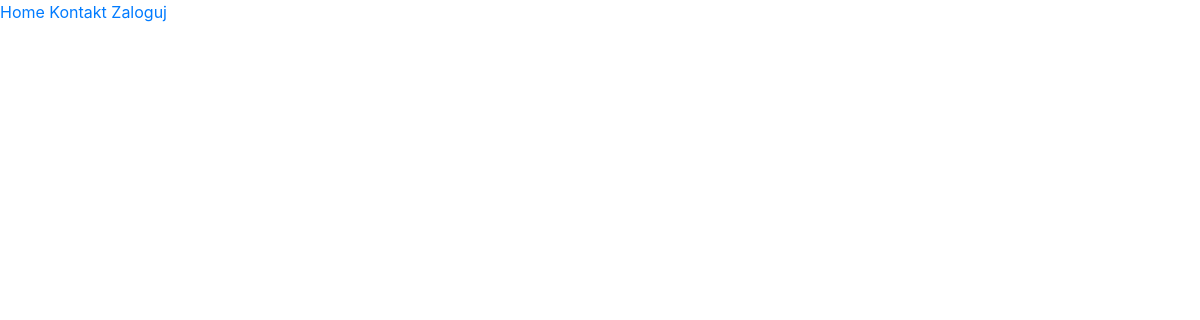
The page /manage on the database as committed earlier.
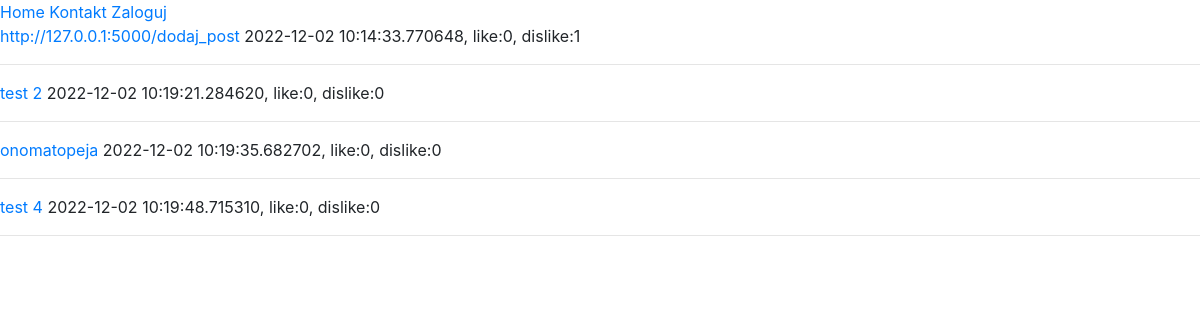
The same page on the database as committed later.
### kwiaciarnia/models.py (models this page shows, shortened)
class Posts(db.Model):
    id = db.Column(db.Integer(), primary_key=True)
    title = db.Column(db.String(length=128))
    body = db.Column(db.Text())
    added = db.Column(db.DateTime(), default=datetime.datetime.now())
    likes = db.Column(db.Integer(), default=0)
    dislikes = db.Column(db.Integer(), default=0)

### kwiaciarnia/routes.py (the view)
@app.route('/manage')
def manage():
    posts = Posts.query.all()
    return render_template('manage.html', posts=posts)

### kwiaciarnia/templates/manage.html (shortened to what this page needs)
{% extends 'base.html' %}
{% block content %}
<div>
    {% for post in posts %}
        <a href="#">{{post.title}}</a><a> {{post.added}}, like:{{post.likes}}, dislike:{{post.dislikes}}</a>
        <hr>
    {% endfor %}
</div>
{% endblock %}

### kwiaciarnia/templates/base.html (shortened to what this page needs)
<!doctype html>
<html lang="en">
  <head>
    <link rel="stylesheet" href="https://cdn.jsdelivr.net/npm/bootstrap@4.3.1/dist/css/bootstrap.min.css">
    <link rel="stylesheet" href="{{ url_for('static', filename='styles/main.css') }}">
  </head>
  <body>
    {% include 'includes/navbar.html' %}
    {% block content %}
    {% endblock %}
  </body>
</html>

### kwiaciarnia/templates/includes/navbar.html (shortened to what this page needs)
<div>
    <a href="{{ url_for('home') }}">Home</a>
    <a href="{{ url_for('contact') }}">Kontakt</a>
    {% if current_user.is_authenticated  %}
        <a href="{{ url_for('add_post') }}">Dodaj post</a>
        <a href="{{ url_for('logout') }}">Wyloguj</a>
        <a href="#">@{{current_user.username}}</a>
    {% else %}
        <a href="{{ url_for('login') }}">Zaloguj</a>
    {% endif %}
</div>

Rows that differ between the two databases and show on the page:
added Posts: title "http://127.0.0.1:5000/dodaj_post", added "2022-12-02 10:14:33.770648", likes "0", dislikes "1"
added Posts: title "test 2", added "2022-12-02 10:19:21.284620", likes "0", dislikes "0"
added Posts: title "onomatopeja", added "2022-12-02 10:19:35.682702", likes "0", dislikes "0"
added Posts: title "test 4", added "2022-12-02 10:19:48.715310", likes "0", dislikes "0"
